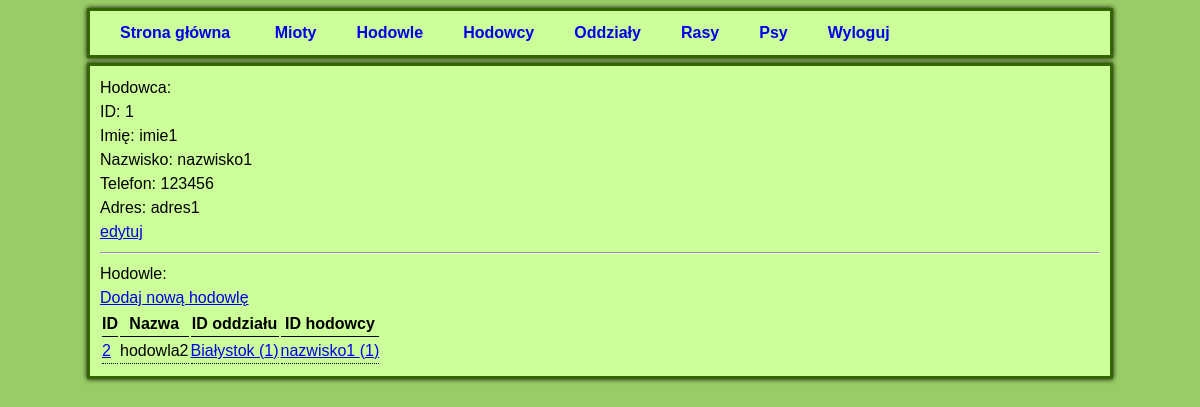
Screenshot of /hodowca.php?id=1 (signed in) with the database file from the repository.
### tables this page shows
CREATE TABLE IF NOT EXISTS `HODOWCA` (
  `ID` INT UNSIGNED NOT NULL AUTO_INCREMENT,
  `IMIE` VARCHAR(20) NULL,
  `NAZWISKO` VARCHAR(45) NOT NULL,
  `TELEFON` VARCHAR(20) NOT NULL,
  `ADRES` VARCHAR(60) NOT NULL,
  UNIQUE INDEX `id_UNIQUE` (`ID` ASC),
  PRIMARY KEY (`ID`));

CREATE TABLE IF NOT EXISTS `HODOWLA` (
  `ID` INT UNSIGNED NOT NULL AUTO_INCREMENT,
  `NAZWA` VARCHAR(50) NOT NULL,
  `O_ID` INT UNSIGNED NOT NULL,
  `H_ID` INT UNSIGNED NOT NULL,
  PRIMARY KEY (`ID`),
  UNIQUE INDEX `id_UNIQUE` (`ID` ASC),
  INDEX `fk_hodowla_oddzial1_idx` (`O_ID` ASC),
  INDEX `fk_HODOWLA_HODOWCA1_idx` (`H_ID` ASC),
  CONSTRAINT `fk_hodowla_oddzial1`
    FOREIGN KEY (`O_ID`)
    REFERENCES `ODDZIAL` (`ID`)
    ON DELETE NO ACTION
    ON UPDATE NO ACTION,
  CONSTRAINT `fk_HODOWLA_HODOWCA1`
    FOREIGN KEY (`H_ID`)
    REFERENCES `HODOWCA` (`ID`)
    ON DELETE NO ACTION
    ON UPDATE NO ACTION);

CREATE TABLE IF NOT EXISTS `ODDZIAL` (
  `ID` INT UNSIGNED NOT NULL AUTO_INCREMENT,
  `NAZWA` VARCHAR(25) NOT NULL,
  `NUMER` VARCHAR(10) NOT NULL,
  `TATUAZ` VARCHAR(5) NOT NULL,
  `ADRES` VARCHAR(60) NOT NULL,
  `TELEFON` VARCHAR(20) NOT NULL,
  PRIMARY KEY (`ID`),
  UNIQUE INDEX `id_UNIQUE` (`ID` ASC),
  UNIQUE INDEX `nazwa_UNIQUE` (`NAZWA` ASC),
  UNIQUE INDEX `TATUAZ_UNIQUE` (`TATUAZ` ASC),
  UNIQUE INDEX `NUMER_UNIQUE` (`NUMER` ASC));

### hodowca.php (the view, shortened to what this page needs)
<?php
include('functions.php');
?>
<?php include "header.php" ?>
        <?php
            $mysql = dbConnect();
            $id = filter_input(INPUT_GET, "id", FILTER_SANITIZE_STRING);
            $stmt = $mysql->prepare("SELECT HODOWCA.ID, HODOWCA.IMIE, HODOWCA.NAZWISKO, HODOWCA.TELEFON, HODOWCA.ADRES "
                    . "FROM HODOWCA "
                    . "WHERE HODOWCA.ID=(?)");
            $stmt->bind_param("i", $id);
            $stmt->bind_result($id, $imie, $nazwisko, $telefon, $adres);
            $stmt->execute();
            if ($stmt->fetch()) {
                echo 'Hodowca:<br>';
                echo 'ID: ' . $id . '<br>';
                echo 'Imię: ' . $imie . '<br>';
                echo 'Nazwisko: ' . $nazwisko . '<br>';
                echo 'Telefon: ' . $telefon . '<br>';
                echo 'Adres: ' . $adres . '<br>';
                echo "<a href=\"nowy_hodowca.php?id=$id\">edytuj</a>";
                echo '<hr>';
                showTableHodowla("WHERE HODOWLA.H_ID = " . $id);
            } else {
                echo 'Nie znaleziono hodowcy';
            }
        ?>
    </body>
</html>

### functions.php (shortened to what this page needs)
<?php
include('config.inc.php');
function dbConnect() {
    global $databaseAddress, $databaseUser, $databasePass, $databaseDatabase, $databasePort;
    $mysql = new mysqli($databaseAddress, $databaseUser, $databasePass, $databaseDatabase, $databasePort);
    $mysql->set_charset("utf8");
    return $mysql;
}
function primaryKeyLink($table, $id) {
    return '<a href="' . $table . '.php?id=' . $id . '">' . $id . '</a>';
}
function foreignKeyLink($table, $id, $text) {
    return '<a href="' . $table . '.php?id=' . $id . '">' . $text . ' (' . $id . ')</a>';
}
function showTableHodowla($where) {
    $mysql = dbConnect();
    $stmt = $mysql->prepare("SELECT HODOWLA.ID, HODOWLA.NAZWA, HODOWLA.O_ID, HODOWLA.H_ID, HODOWCA.NAZWISKO, ODDZIAL.NAZWA "
            . "FROM HODOWLA "
            . "JOIN HODOWCA ON HODOWCA.ID = HODOWLA.H_ID "
            . "JOIN ODDZIAL ON ODDZIAL.ID = HODOWLA.O_ID "
            . $where);
    $stmt->bind_result($id, $nazwa, $o_id, $h_id, $hodowcaNazwisko, $oddzialNazwa);
    $stmt->execute();
    echo 'Hodowle:<br>';
    echo '<a href="nowa_hodowla.php">Dodaj nową hodowlę</a>';
    echo '<table class="data">';
    echo '<tr class="tableheader">';
    echo '<th>ID</th>';
    echo '<th>Nazwa</th>';
    echo '<th>ID oddziału</th>';
    echo '<th>ID hodowcy</th>';
    echo '</tr>';
    while ($stmt->fetch()) {
        echo "<tr>";
        echo "<td>" . primaryKeyLink('hodowla', $id) . "</td>";
        echo "<td>" . $nazwa . "</td>";
        echo '<td>' . foreignKeyLink('oddzial', $o_id, $oddzialNazwa) . '</td>';
        echo '<td>' . foreignKeyLink('hodowca', $h_id, $hodowcaNazwisko) . '</td>';
        echo "</tr>\n";
    }
    echo "</table>\n";
}

### style.css (style rules this page uses)
body { font-family: Arial, Helvetica, sans-serif; color: black; line-height: 1.5em; background: #99CC66; }
.data { margin: 0px; padding: 0px; }
th { margin: 0px; padding: 0px; border-bottom: black 1px solid; }
tr { margin: 0px; padding: 0px; }
td { margin: 0px; padding: 0px; border-bottom: black 1px dotted; }

### rows the page displays
hodowca: ID "1", IMIE "imie1", NAZWISKO "nazwisko1", TELEFON "123456", ADRES "adres1"
hodowla: ID "2", NAZWA "hodowla2", O_ID.NAZWA "Białystok nazwisko1", O_ID "1 1"
